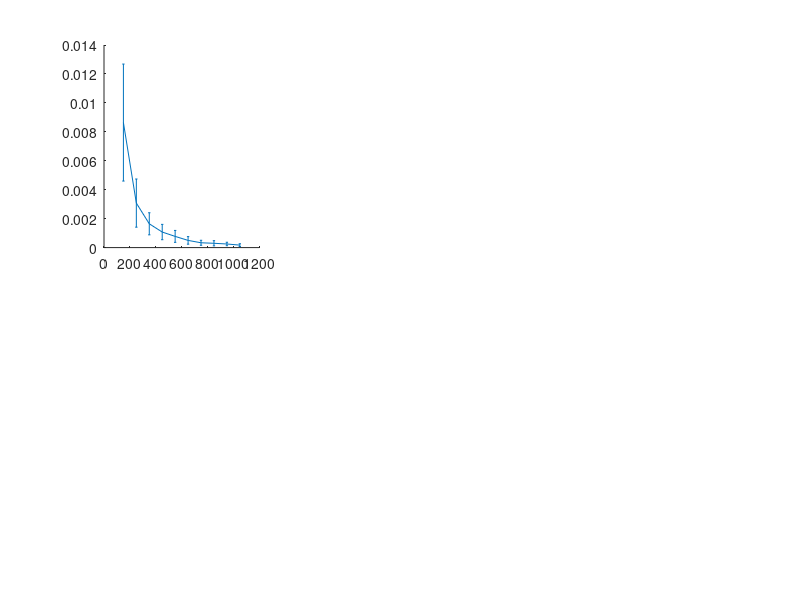

MATLAB code for this plot: (Note: this script raises an error after producing the figure.)
mvecs = 150:100:1050;

load("results_comparison1.mat")
colors = [ 0.36 0.14 0.32; 
           1.0 0.5 0.0; 
           0.0 0.8 0.0;
           1.0 0.0 1.0;
           0.0 0.3 1.0];

figure(1)

subplot(2,3,1)
hold on
errorbar(mvecs, err_detective./trG, SD_detective./trG, '-', 'Color', 'm', 'LineWidth', 4);
errorbar(mvecs+10, err_HS./trG, SD_HS./trG, '-', 'Color', colors(3,:), 'LineWidth', 4);
errorbar(mvecs-10, err_1S./trG, SD_1S./trG, '-', 'Color', colors(5,:), 'LineWidth', 4);
errorbar(mvecs, err_LowRank./trG, SD_LowRank./trG, '-', 'Color', colors(2,:), 'LineWidth', 4);
errorbar(mvecs(err_PlainGH < 10^8), err_PlainGH(err_PlainGH < 10^8)./trG, SD_PlainGH(err_PlainGH < 10^8)./trG, '-', 'Color', colors(1,:), 'LineWidth', 4);
hold off

set(gca, 'YScale', 'log'); 
xlabel('matvecs','fontsize',15)
ylabel('Relative errors','fontsize',15)
title('Example Alg','fontsize',15)
ax = gca;             % 'gca' prende l'asse corrente
ax.FontSize = 15; 


load("results_comparison2.mat")

figure(1)

subplot(2,3,2)
hold on
errorbar(mvecs, err_detective./trG, SD_detective./trG, '-', 'Color', 'm', 'LineWidth', 4);
errorbar(mvecs+10, err_HS./trG, SD_HS./trG, '-', 'Color', colors(3,:), 'LineWidth', 4);
errorbar(mvecs-10, err_1S./trG, SD_1S./trG, '-', 'Color', colors(5,:), 'LineWidth', 4);
errorbar(mvecs, err_LowRank./trG, SD_LowRank./trG, '-', 'Color', colors(2,:), 'LineWidth', 4);
errorbar(mvecs(err_PlainGH < 10^8), err_PlainGH(err_PlainGH < 10^8)./trG, SD_PlainGH(err_PlainGH < 10^8)./trG, '-', 'Color', colors(1,:), 'LineWidth', 4);
hold off

set(gca, 'YScale', 'log'); 
xlabel('matvecs','fontsize',15)
ylabel('Relative errors','fontsize',15)
title('Example Geom','fontsize',15)
ax = gca;             % 'gca' prende l'asse corrente
ax.FontSize = 15; 



load("results_comparison3.mat")

figure(1)

subplot(2,3,3)
hold on
errorbar(mvecs, err_detective./trG, SD_detective./trG, '-', 'Color', 'm', 'LineWidth', 4);
errorbar(mvecs+10, err_HS./trG, SD_HS./trG, '-', 'Color', colors(3,:), 'LineWidth', 4);
errorbar(mvecs-10, err_1S./trG, SD_1S./trG, '-', 'Color', colors(5,:), 'LineWidth', 4);
errorbar(mvecs, err_LowRank./trG, SD_LowRank./trG, '-', 'Color', colors(2,:), 'LineWidth', 4);
errorbar(mvecs(err_PlainGH < 10^8), err_PlainGH(err_PlainGH < 10^8)./trG, SD_PlainGH(err_PlainGH < 10^8)./trG, '-', 'Color', colors(1,:), 'LineWidth', 4);
hold off

set(gca, 'YScale', 'log'); 
xlabel('matvecs','fontsize',15)
ylabel('Relative errors','fontsize',15)
title('Example Gaps','fontsize',15)
ax = gca;             % 'gca' prende l'asse corrente
ax.FontSize = 15; 
 



load("results_comparison4.mat")

figure(1)

subplot(2,3,4)
hold on
errorbar(mvecs, err_detective./trG, SD_detective./trG, '-', 'Color', 'm', 'LineWidth', 4);
errorbar(mvecs+10, err_HS./trG, SD_HS./trG, '-', 'Color', colors(3,:), 'LineWidth', 4);
errorbar(mvecs-10, err_1S./trG, SD_1S./trG, '-', 'Color', colors(5,:), 'LineWidth', 4);
errorbar(mvecs, err_LowRank./trG, SD_LowRank./trG, '-', 'Color', colors(2,:), 'LineWidth', 4);
errorbar(mvecs(err_PlainGH < 10^8), err_PlainGH(err_PlainGH < 10^8)./trG, SD_PlainGH(err_PlainGH < 10^8)./trG, '-', 'Color', colors(1,:), 'LineWidth', 4);
hold off

set(gca, 'YScale', 'log'); 
xlabel('matvecs','fontsize',15)
ylabel('Relative errors','fontsize',15)
title('Example RBF','fontsize',15)
ax = gca;             % 'gca' prende l'asse corrente
ax.FontSize = 15; 



load("results_comparison5.mat")

figure(1)

subplot(2,3,5)
hold on
errorbar(mvecs, err_detective./trG, SD_detective./trG, '-', 'Color', 'm', 'LineWidth', 4);
errorbar(mvecs+10, err_HS./trG, SD_HS./trG, '-', 'Color', colors(3,:), 'LineWidth', 4);
errorbar(mvecs-10, err_1S./trG, SD_1S./trG, '-', 'Color', colors(5,:), 'LineWidth', 4);
errorbar(mvecs, err_LowRank./trG, SD_LowRank./trG, '-', 'Color', colors(2,:), 'LineWidth', 4);
errorbar(mvecs(err_PlainGH < 10^8), err_PlainGH(err_PlainGH < 10^8)./trG, SD_PlainGH(err_PlainGH < 10^8)./trG, '-', 'Color', colors(1,:), 'LineWidth', 4);
hold off

set(gca, 'YScale', 'log'); 
xlabel('matvecs','fontsize',15)
ylabel('Relative errors','fontsize',15)
title('Example Matérn(1/2)','fontsize',15)
ax = gca;             % 'gca' prende l'asse corrente
ax.FontSize = 15; 



load("results_comparison6.mat")

figure(1)

subplot(2,3,6)
hold on
h1 = errorbar(mvecs, err_detective./trG, SD_detective./trG, '-', 'Color', 'm', 'LineWidth', 4);
h2 = errorbar(mvecs+10, err_HS./trG, SD_HS./trG, '-', 'Color', colors(3,:), 'LineWidth', 4);
h3 = errorbar(mvecs-10, err_1S./trG, SD_1S./trG, '-', 'Color', colors(5,:), 'LineWidth', 4);
h4 = errorbar(mvecs, err_LowRank./trG, SD_LowRank./trG, '-', 'Color', colors(2,:), 'LineWidth', 4);
h5 = errorbar(mvecs(err_PlainGH < 10^8), err_PlainGH(err_PlainGH < 10^8)./trG, SD_PlainGH(err_PlainGH < 10^8)./trG, '-', 'Color', colors(1,:), 'LineWidth', 4);
hold off

set(gca, 'YScale', 'log'); 
xlabel('matvecs','fontsize',15)
ylabel('Relative errors','fontsize',15)
title('Example Matérn(3/2)','fontsize',15)
ax = gca;             % 'gca' prende l'asse corrente
ax.FontSize = 15; 


ax_leg = axes('Position',[0.1 0.01 0.8 0.05],'Visible','off'); 
lgd = legend(ax_leg, [h1 h2 h3 h4 h5], {'log-det-ective','half samples','one-sample','LowRank','Plain G-H'}, ...
    'Orientation','horizontal','FontSize',18,'NumColumns',5);
lgd.Box = 'off';  